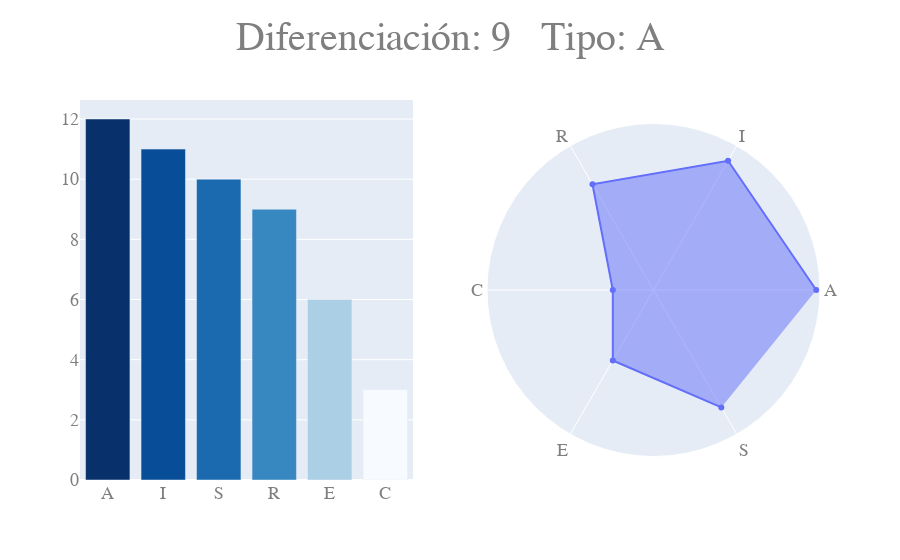

Write notebook code for a chart like this one.
### Code cell
fig = make_subplots(rows=1, cols=2, 
                   specs=[[{"type": "xy"}, {"type": "polar"}]])

fig.add_trace(
    go.Scatterpolar(
      r = serie.values,
      theta = serie.index,
      fill = 'toself',
      name = serie.name,
      hovertemplate = '%{r}',
      hoverlabel = dict(font=dict(size=20)), 
     ),
    row=1, col=2
)

serie.sort_values(ascending=False, inplace=True)

fig.add_trace(
    go.Bar(
    x= serie.index, 
    y= serie.values, 
    hovertemplate = '%{y}',
    hoverlabel = dict(font=dict(size=20)), 
    name = serie.name,
    marker={'color':serie.values, 'colorscale': 'Blues'}
    ),
    row=1, col=1
)

fig.update_layout(
    polar = dict(
            radialaxis = dict(
                       visible = False,
                       )), 
    title = go.layout.Title(
            text = f'Diferenciación: {diferenciacion} \n Tipo: {tipo}',
            xref = "container",
            x=0.5),
    title_font=dict(
                size=40),
    font=dict(family='Courier New, monospace', 
              size=18, 
              color='#7f7f7f'),
    showlegend = False
    )

py.iplot(fig)

### Figure 1 — Plotly figure (JSON) as saved in the notebook; plotly's stock layout.template omitted (floating-point values rounded to 4 significant figures)
{"data": [{"fill": "toself", "hoverlabel": {"font": {"size": 20}}, "hovertemplate": "%{r}", "name": "mati", "r": [12, 11, 9, 3, 6, 10], "subplot": "polar", "theta": ["A", "I", "R", "C", "E", "S"], "type": "scatterpolar"}, {"hoverlabel": {"font": {"size": 20}}, "hovertemplate": "%{y}", "marker": {"color": [12, 11, 10, 9, 6, 3], "colorscale": [[0, "rgb(247,251,255)"], [0.125, "rgb(222,235,247)"], [0.25, "rgb(198,219,239)"], [0.375, "rgb(158,202,225)"], [0.5, "rgb(107,174,214)"], [0.625, "rgb(66,146,198)"], [0.75, "rgb(33,113,181)"], [0.875, "rgb(8,81,156)"], [1, "rgb(8,48,107)"]]}, "name": "mati", "type": "bar", "x": ["A", "I", "S", "R", "E", "C"], "xaxis": "x", "y": [12, 11, 10, 9, 6, 3], "yaxis": "y"}], "layout": {"font": {"color": "#7f7f7f", "family": "Courier New, monospace", "size": 18}, "polar": {"domain": {"x": [0.55, 1], "y": [0, 1]}, "radialaxis": {"visible": false}}, "showlegend": false, "title": {"font": {"size": 40}, "text": "Diferenciación: 9 \n Tipo: A", "x": 0.5, "xref": "container"}, "xaxis": {"anchor": "y", "domain": [0, 0.45]}, "yaxis": {"anchor": "x", "domain": [0, 1]}}}
